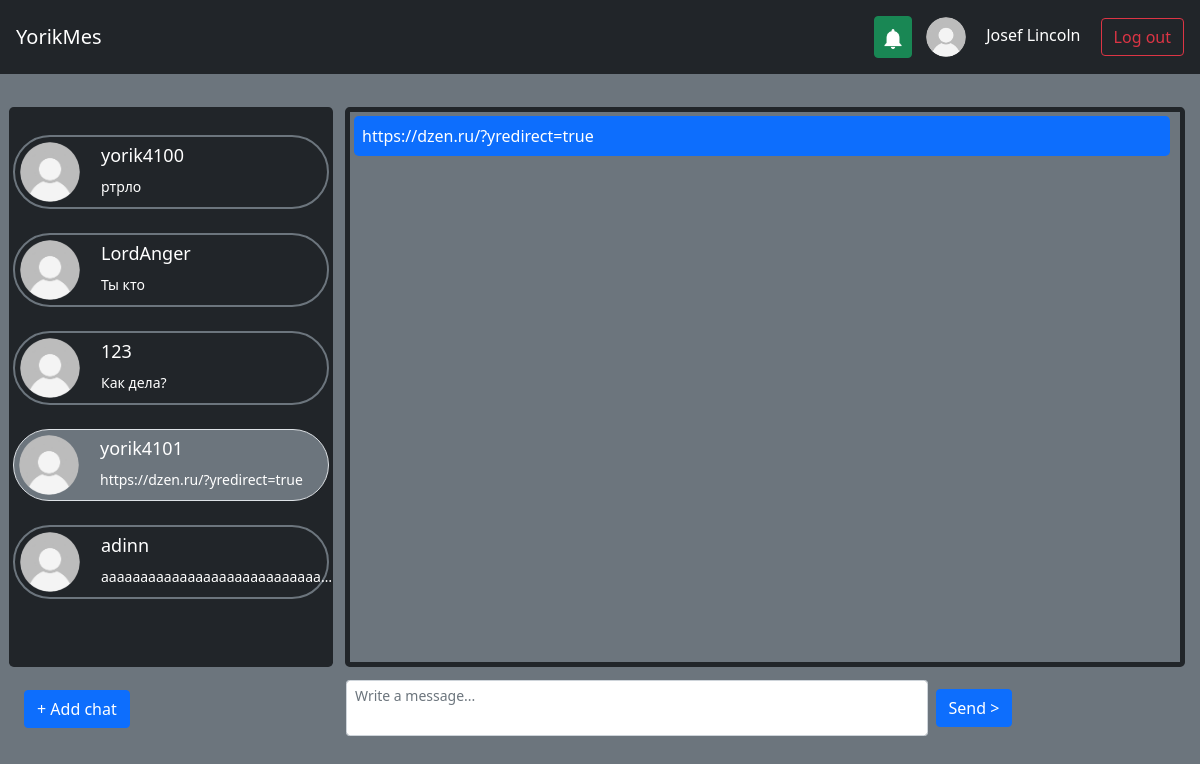
/chats/10 (signed in), run on the app's committed database.
### db_scripts/data/users.py (models this page shows, shortened)
class User(SqlAlchemyBase, UserMixin, SerializerMixin):
    __tablename__ = 'users'
    id = sqlalchemy.Column(sqlalchemy.Integer,
                           primary_key=True, autoincrement=True)
    email = sqlalchemy.Column(sqlalchemy.String,
                              index=True, unique=True, nullable=True)
    nickname = sqlalchemy.Column(sqlalchemy.String, nullable=True)
    surname = sqlalchemy.Column(sqlalchemy.String, nullable=True)
    name = sqlalchemy.Column(sqlalchemy.String, nullable=True)
    age = sqlalchemy.Column(sqlalchemy.Integer, nullable=True)
    hashed_password = sqlalchemy.Column(sqlalchemy.String, nullable=True)
    modified_date = sqlalchemy.Column(sqlalchemy.DateTime,
                                      default=datetime.datetime.now)
    contacts = orm.relationship("Chat", back_populates='user')
    avatar = orm.relationship("Avatar", back_populates='user')

### db_scripts/data/messages.py (models this page shows)
class Message(SqlAlchemyBase, SerializerMixin):
    __tablename__ = 'messages'
    id = sqlalchemy.Column(sqlalchemy.Integer,
                           primary_key=True, autoincrement=True)
    chat_id = sqlalchemy.Column(sqlalchemy.Integer, sqlalchemy.ForeignKey("chats.id"))
    text = sqlalchemy.Column(sqlalchemy.String, nullable=False)
    date_time = sqlalchemy.Column(sqlalchemy.DateTime, default=datetime.datetime.now())
    chat = orm.relationship('Chat')

### main.py (the view, shortened to what this page needs)
@app.route("/chats/<int:id_>", methods=['GET', 'POST'])
def chat_by_id(id_: int):
    visible_notif = all((request.args.get("visible_notif", type=bool, default=False), current_user.is_authenticated))
    db_sess = db_session.create_session()
    if current_user.is_authenticated:
        if db_sess.query(Chat).get(id_).user_id != current_user.id:
            return redirect("/")
        contacts = list(map(lambda x: ContactCard(x),
                            db_sess.query(Chat).filter(Chat.user_id == current_user.id).all()))
        chat = db_sess.query(Chat).get(id_)
        forward = chat.messages if chat else []
        reverse = db_sess.query(Chat).filter(Chat.user_id == chat.contact,
                                             Chat.contact == chat.user_id).first()
        reverse = reverse.messages if reverse else []
        messages = list(sorted(forward + reverse, key=lambda x: x.date_time))
        notifications = list(map(lambda x: NoticeCard(x),
                                 db_sess.query(Notification).filter(Notification.user_id == current_user.id).all()))
        form = SendMessageForm()
        return render_template('chat.html', id=id_, title="Chats",
                               contacts=contacts, messages=messages, notifications=notifications, chat_id=id_,
                               user_id=current_user.id, form=form, notifications_default_visible=visible_notif)
    else:
        contacts = []
        notifications = []
    return render_template("index.html", title="Chats", contacts=contacts, notifications=notifications)

### db_scripts/forms/send_message.py
class SendMessageForm(FlaskForm):
    text = TextAreaField('Send message',
                         validators=[DataRequired(),
                                     Length(max=3000, message="You can't enter more than 3000 symbols")])
    submit = SubmitField('Send >')

### db_scripts/db_session.py (called while the page is built)
def create_session() -> Session:
    global __factory
    return __factory()

### main.py (called while the page is built)
def render_template(*args, **kwargs):
    db_sess = db_session.create_session()
    if current_user.is_authenticated:
        avatar = db_sess.query(Avatar).filter(Avatar.user_id == current_user.id).first()
    else:
        avatar = None
    return flask.render_template(*args, **kwargs, avatar=avatar.id if avatar else None)

@login_manager.user_loader
def load_user(user_id):
    db_sess = db_session.create_session()
    return db_sess.query(User).get(user_id)

### templates/chat.html (shortened to what this page needs)
{% extends "index.html" %}
{% block chat %}
    {% for mess in messages %}
        {% if mess.chat.user_id == user_id %}
            <p class="bg-primary p-2 rounded-3" style="max-width: 68vw; word-break: break-word;
                   white-space: pre-wrap;
                   -moz-white-space: pre-wrap;">{{ mess.text }}</p>
        {% else %}
            <p class="bg-dark p-2 rounded-3" style="max-width: 68vw; word-break: break-word;
                   white-space: pre-wrap;
                   -moz-white-space: pre-wrap;">{{ mess.text }}</p>
        {% endif %}
    {% endfor %}
{% endblock %}
{% block message %}
    <form action="" method="post" id="f1">
        <table style="width: 100%;">
            <tr>
                <td class="p-1">
                    {{ form.text(class="form-control form-control-sm", style="resize:none; height:7vh;", placeholder="Write a message...") }}
                </td>
                <td class="p-1">
                    {{ form.submit(type="submit", class="btn btn-primary", autofocus=True) }}
                </td>
            </tr>
            <tr>
                <td>
                </td>
            </tr>
        </table>
    </form>
{% endblock %}

### templates/index.html (shortened to what this page needs)
{% extends "base.html" %}
{% block content %}
    {% if current_user.is_authenticated %}
        <div><table><tr>
            <td>
                <div class="scroll rounded-3">
                    {% for user in contacts %}
                        <a class="p-2 text-white" style="text-decoration: none;" href="/chats/{{ user.id }}">
                            {% if user.id == id %}
                            <div class="border p-1 bg-secondary rounded-pill">
                            {% else %}
                            <div class="border p-1 border-secondary border-2 rounded-pill">
                            {% endif %}
                                <table>
                                    <tr>
                                        <td rowspan="2">
                                            <img src="{{ url_for('static', filename='img/user-profile-icon.png'
                                                 if not user.avatar else 'img/avatars/#' + user.avatar|string + '.png') }}"
                                                 width="60" height="60" alt="" class="rounded rounded-circle">
                                        </td>
                                        <td>
                                            <span class="p-1" style="margin-left: 15px; font-size: 18px;">{{ user.showed_name }}</span>
                                        </td>
                                    </tr>
                                    <tr>
                                        <td>
                                            <div class="p-1" style="margin-left: 15px; font-size: 14px;"
                                                  id="last_mess">{{ user.last_message }}</div>
                                        </td>
                                    </tr>
                                </table>
                            </div>
                        </a>
                    {% endfor %}
                </div>
            </td>
            <td>
                <div class="messages rounded-3 border border-dark border-5 bg-secondary" style="margin-left: 10px" id="autoscroll">
                    {% block chat %}Please, select a chat{% endblock %}
                </div>
            </td>
        </tr>
        <tr>
            <td class="p-3">
                <div>
                    <a href="/add_chat" class="btn btn-primary">+ Add chat</a>
                </div>
            </td>
            <td class="p-2">
                {% block message %}{% endblock %}
            </td>
        </tr>
        </table></div><br>
    {% endif %}
{% endblock %}

### templates/base.html (shortened to what this page needs)
<!DOCTYPE html>
<html lang="en">
    <head>
        <link rel="stylesheet"
            href="https://cdn.jsdelivr.net/npm/bootstrap@5.0.0-beta1/dist/css/bootstrap.min.css"
>
    </head>
    <nav class="navbar navbar-dark bg-dark p-3">
        <a class="navbar-brand" href="/">YorikMes</a>
        {% if current_user.is_authenticated %}
            <div class="">
                <button class="btn btn-success opener p-2" type="button" aria-controls="modal-example" onclick="window['modal-example'].showModal()" style="margin-right: 10px;">
                    <img src="{{ url_for('static', filename='img/notification-bell.png') }}" width="20" height="20" alt="">
                </button>
                <a href="/profile" style="text-decoration: none;">
                    <img src="{{ url_for('static', filename='img/user-profile-icon.png'
                    if not avatar else 'img/avatars/#' + avatar|string + '.png') }}" width="40" height="40" alt="" class="rounded rounded-circle">
                    <span class="text-white p-3" id="name_label">{% if current_user.surname %}{{ current_user.surname }}{% endif %} {{ current_user.name }}</span>
                </a>
                <a class="btn btn-outline-danger" href="/logout">Log out</a>
            </div>
        {% else %}
            <div class="">
                <a class="btn btn-outline-success" href="/login">Log in</a>
                <a class="btn btn-primary" href="/register">Register</a>
            </div>
        {% endif %}
    </nav>
    <body class="bg-secondary">
        <main role="main" class="p-2 text-white">
            <br>
            <div>{% block content %}{% endblock %}</div>
        </main>
    </body>
</html>

### templates/index.html (style rules this page uses)
div.scroll { margin:4px, 4px; padding:4px; background-color: #212529; width: 27vw; height: 70vh; overflow-x: hidden; overflow-y: auto; text-align:justify; }
div.messages { margin:4px, 4px; padding:4px; width: 70vw; height: 70vh; overflow-x: hidden; overflow-y: auto; text-align:justify; }
#last_mess { white-space: nowrap; width: 20vw; overflow: hidden; text-overflow: ellipsis; }

### templates/base.html (style rules this page uses)
#name_label { white-space: nowrap; width: 300px; overflow: hidden; text-overflow: ellipsis; }

### data on the page
User: surname "Josef", name "Lincoln"
User: showed_name "yorik4100"
Message: last_message "ртрло"
User: showed_name "LordAnger"
Message: last_message "Ты кто"
User: showed_name "123"
Message: last_message "Как дела?"
User: showed_name "yorik4101"
Message: last_message "https://dzen.ru/?yredirect=true", text "https://dzen.ru/?yredirect=true"
User: showed_name "adinn"
Message: last_message "аааааааааааааааааааааааааааа…"
